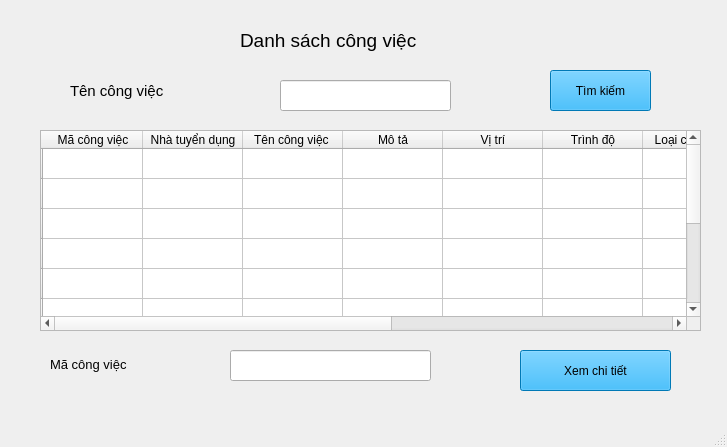
<?xml version="1.0" encoding="UTF-8"?>
<ui version="4.0">
 <class>admin_QuanLyCongViec</class>
 <widget class="QMainWindow" name="admin_QuanLyCongViec">
  <property name="geometry">
   <rect>
    <x>0</x>
    <y>0</y>
    <width>727</width>
    <height>447</height>
   </rect>
  </property>
  <property name="windowTitle">
   <string>Quản trị viên - Quản Lý Công Việc</string>
  </property>
  <widget class="QWidget" name="centralwidget">
   <widget class="QLineEdit" name="te_macongviec">
    <property name="geometry">
     <rect>
      <x>230</x>
      <y>350</y>
      <width>201</width>
      <height>31</height>
     </rect>
    </property>
   </widget>
   <widget class="QLineEdit" name="te_tencongviec">
    <property name="geometry">
     <rect>
      <x>280</x>
      <y>80</y>
      <width>171</width>
      <height>31</height>
     </rect>
    </property>
   </widget>
   <widget class="QLabel" name="label_2">
    <property name="geometry">
     <rect>
      <x>70</x>
      <y>70</y>
      <width>121</width>
      <height>41</height>
     </rect>
    </property>
    <property name="font">
     <font>
      <pointsize>11</pointsize>
     </font>
    </property>
    <property name="text">
     <string>Tên công việc</string>
    </property>
   </widget>
   <widget class="QPushButton" name="bt_TimKiem_TimViec_dsCongViec">
    <property name="geometry">
     <rect>
      <x>550</x>
      <y>70</y>
      <width>101</width>
      <height>41</height>
     </rect>
    </property>
    <property name="styleSheet">
     <string notr="true">font: 12pt &quot;MS Shell Dlg 2&quot;;
background-color: rgb(0, 170, 255);</string>
    </property>
    <property name="text">
     <string>Tìm kiếm</string>
    </property>
   </widget>
   <widget class="QLabel" name="label_3">
    <property name="geometry">
     <rect>
      <x>50</x>
      <y>349</y>
      <width>111</width>
      <height>31</height>
     </rect>
    </property>
    <property name="font">
     <font>
      <pointsize>10</pointsize>
     </font>
    </property>
    <property name="text">
     <string>Mã công việc</string>
    </property>
   </widget>
   <widget class="QLabel" name="label">
    <property name="geometry">
     <rect>
      <x>240</x>
      <y>20</y>
      <width>261</width>
      <height>41</height>
     </rect>
    </property>
    <property name="font">
     <font>
      <pointsize>14</pointsize>
     </font>
    </property>
    <property name="text">
     <string>Danh sách công việc</string>
    </property>
   </widget>
   <widget class="QTableWidget" name="table_dsCongViec">
    <property name="geometry">
     <rect>
      <x>40</x>
      <y>130</y>
      <width>661</width>
      <height>201</height>
     </rect>
    </property>
    <row>
     <property name="text">
      <string/>
     </property>
    </row>
    <row>
     <property name="text">
      <string/>
     </property>
    </row>
    <row>
     <property name="text">
      <string/>
     </property>
    </row>
    <row>
     <property name="text">
      <string/>
     </property>
    </row>
    <row>
     <property name="text">
      <string/>
     </property>
    </row>
    <row>
     <property name="text">
      <string/>
     </property>
    </row>
    <row>
     <property name="text">
      <string/>
     </property>
    </row>
    <row>
     <property name="text">
      <string/>
     </property>
    </row>
    <row>
     <property name="text">
      <string/>
     </property>
    </row>
    <row>
     <property name="text">
      <string/>
     </property>
    </row>
    <column>
     <property name="text">
      <string>Mã công việc</string>
     </property>
    </column>
    <column>
     <property name="text">
      <string>Nhà tuyển dụng</string>
     </property>
    </column>
    <column>
     <property name="text">
      <string>Tên công việc </string>
     </property>
    </column>
    <column>
     <property name="text">
      <string>Mô tả</string>
     </property>
    </column>
    <column>
     <property name="text">
      <string>Vị trí</string>
     </property>
    </column>
    <column>
     <property name="text">
      <string>Trình độ</string>
     </property>
    </column>
    <column>
     <property name="text">
      <string>Loại công việc</string>
     </property>
    </column>
    <column>
     <property name="text">
      <string>Chỉ tiêu</string>
     </property>
    </column>
    <column>
     <property name="text">
      <string>Số người ứng tuyển</string>
     </property>
    </column>
    <column>
     <property name="text">
      <string>Lương</string>
     </property>
    </column>
    <column>
     <property name="text">
      <string>Tình Trạng</string>
     </property>
    </column>
    <item row="0" column="0">
     <property name="text">
      <string/>
     </property>
     <property name="font">
      <font>
       <weight>75</weight>
       <bold>true</bold>
      </font>
     </property>
    </item>
    <item row="0" column="2">
     <property name="text">
      <string/>
     </property>
    </item>
   </widget>
   <widget class="QPushButton" name="bt_XemChiTiet">
    <property name="geometry">
     <rect>
      <x>520</x>
      <y>350</y>
      <width>151</width>
      <height>41</height>
     </rect>
    </property>
    <property name="styleSheet">
     <string notr="true">font: 12pt &quot;MS Shell Dlg 2&quot;;
background-color: rgb(0, 170, 255);</string>
    </property>
    <property name="text">
     <string>Xem chi tiết</string>
    </property>
   </widget>
  </widget>
  <widget class="QMenuBar" name="menubar">
   <property name="geometry">
    <rect>
     <x>0</x>
     <y>0</y>
     <width>727</width>
     <height>26</height>
    </rect>
   </property>
  </widget>
  <widget class="QStatusBar" name="statusbar"/>
 </widget>
 <resources/>
 <connections/>
</ui>
